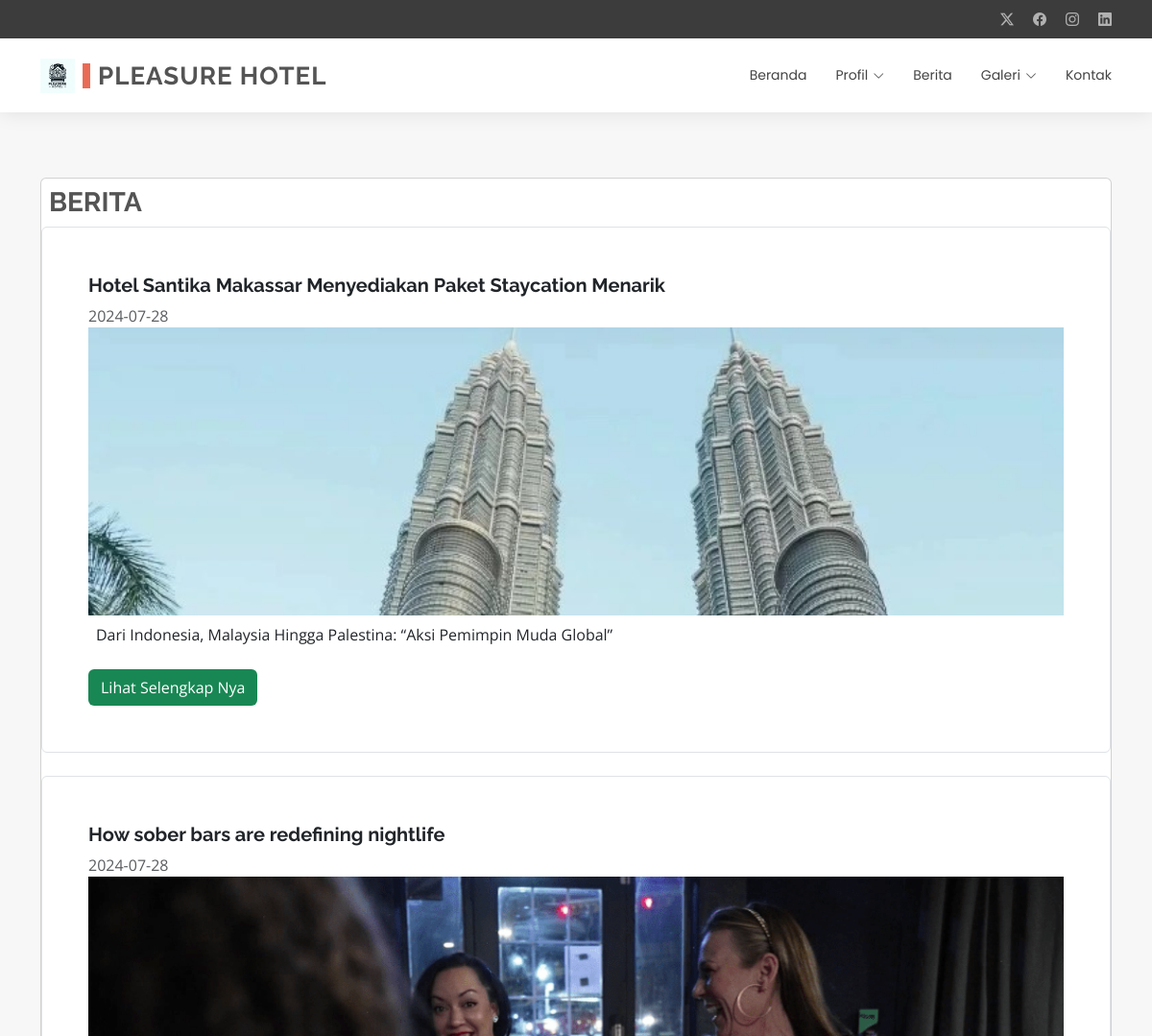
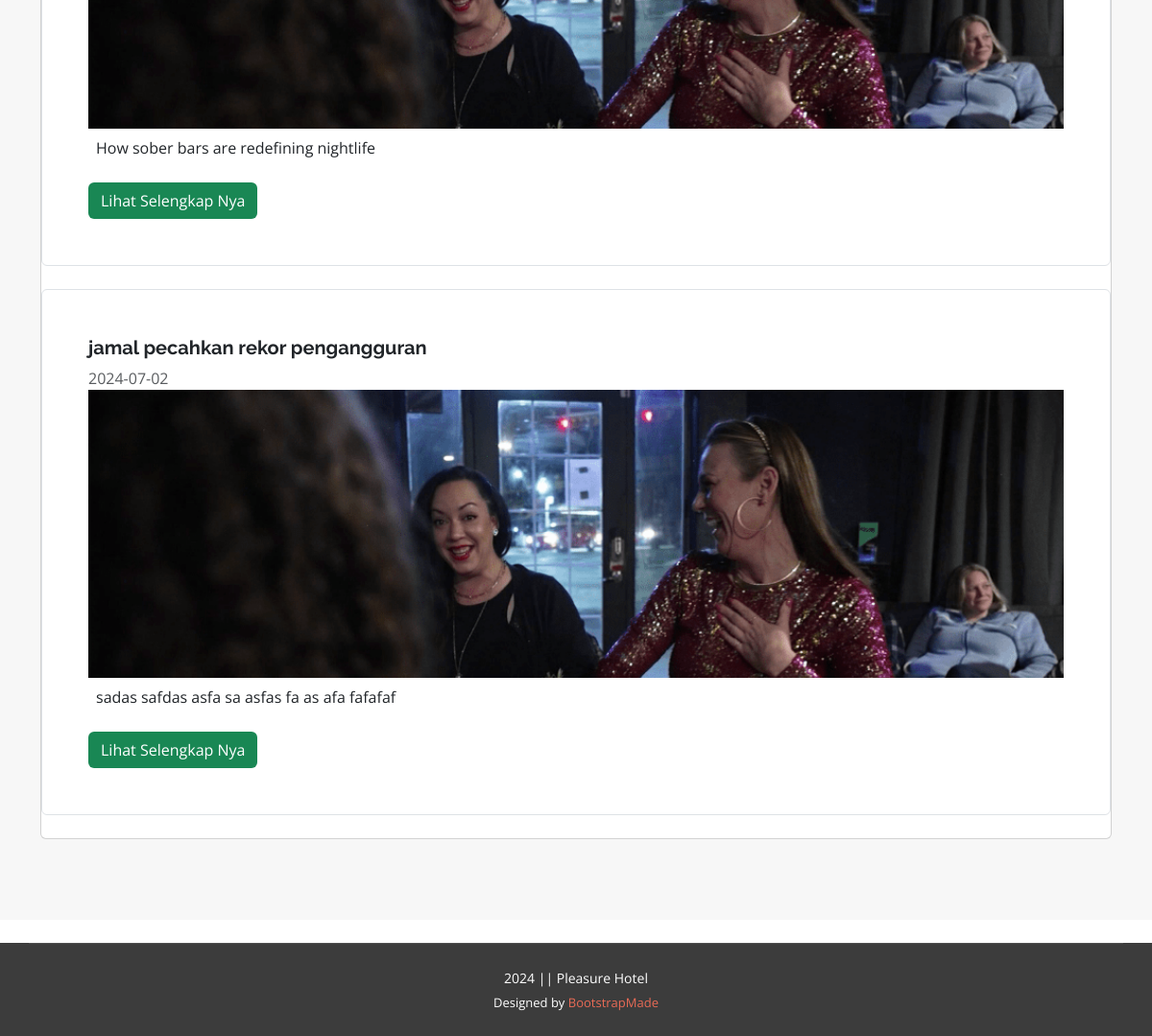
Page /berita.php on the committed database (2 pictures, top to bottom).
### tables this page shows
CREATE TABLE `pengaturan` (
  `id_pengaturan` int(11) NOT NULL,
  `appname` varchar(50) NOT NULL,
  `logo` varchar(255) NOT NULL,
  `copyright` varchar(255) NOT NULL,
  `description` varchar(255) NOT NULL,
  `keyword` varchar(255) NOT NULL,
  `author` varchar(128) NOT NULL
);

CREATE TABLE `berita` (
  `id_news` int(11) NOT NULL,
  `judul` varchar(128) NOT NULL,
  `deskripsi` varchar(128) NOT NULL,
  `tombol` varchar(20) NOT NULL,
  `link` varchar(128) NOT NULL,
  `urutan` int(11) NOT NULL,
  `gambar` varchar(255) NOT NULL,
  `tanggal` date NOT NULL DEFAULT current_timestamp()
);

### helper.php (called while the page is built, shortened)
<?php
$base_url = 'http://localhost/hotelmurah/';
$koneksi = mysqli_connect('localhost', 'root', '', 'hotel');
function get($query)
{
    global $koneksi;
    $result = mysqli_query($koneksi, $query);
    $row = [];
    while ($data = mysqli_fetch_assoc($result)) {
        $row[] = $data;
    }
    return $row;
}
function getWhere($query)
{
    global $koneksi;
    return mysqli_fetch_assoc(mysqli_query($koneksi, $query));
}

### berita.php (the view)
<?php require 'header.php'; ?>
<div class="page-title" data-aos="fade">
    <div class="container py-5">
    <div class="card mb-3">
        <h1 class="p-2">BERITA</h1>
        <?php
        $berita = get("SELECT * FROM berita ORDER BY urutan ASC");
        ?>
        <?php if (!empty($berita)) : ?>
            <?php foreach ($berita as $row) : ?>
                    <div class="card-body p-5 border rounded mb-4">
                        <h5 class="card-title fw-bold"><?= htmlspecialchars($row['judul'], ENT_QUOTES, 'UTF-8'); ?></h5>
                        <span class="text-muted pb-2"><?=$row['tanggal']?></span>
                        <div class="overflow-container">
                        <img  src="<?= htmlspecialchars($base_url . '/assets/uploads/berita/' . $row['gambar'], ENT_QUOTES, 'UTF-8'); ?>" class="img-fluid overflow-img pb-5" alt="<?= htmlspecialchars($row['judul'], ENT_QUOTES, 'UTF-8'); ?>">
                        </div>
                        <p class="card-text p-2"><?= nl2br(htmlspecialchars($row['deskripsi'], ENT_QUOTES, 'UTF-8')); ?></p>
                        <a class="btn bg-success text-white rounded" href="<?= htmlspecialchars($row['link'], ENT_QUOTES, 'UTF-8'); ?>">Lihat Selengkap Nya</a>
                    </div>
            <?php endforeach; ?>
        <?php else : ?>
            <p>No news articles available.</p>
        <?php endif; ?>
    </div>
    </div>
</div>
<?php require 'footer.php'; ?>

### header.php (shortened to what this page needs)
<?php require 'helper.php' ?>
<?php $pengaturan = getWhere("SELECT * FROM pengaturan WHERE id_pengaturan = 1 "); ?>
<!DOCTYPE html>
<html lang="en">
<head>
    <link href="<?= $base_url; ?>front/plugins/bootstrap/css/bootstrap.min.css" rel="stylesheet">
    <link href="<?= $base_url; ?>front/plugins/bootstrap-icons/bootstrap-icons.css" rel="stylesheet">
    <link href="<?= $base_url; ?>front/plugins/aos/aos.css" rel="stylesheet">
    <link href="<?= $base_url; ?>front/plugins/swiper/swiper-bundle.min.css" rel="stylesheet">
    <link href="<?= $base_url; ?>front/plugins/glightbox/css/glightbox.min.css" rel="stylesheet">
    <link href="<?= $base_url; ?>assets/plugins/boxicons/css/boxicons.min.css" rel="stylesheet">
    <link href="<?= $base_url; ?>front/css/main.css" rel="stylesheet">
</head>
<body class="index-page">
    <header id="header" class="header sticky-top">
        <div class="topbar d-flex align-items-center dark-background">
            <div class="container d-flex justify-content-center justify-content-md-between">
                <div class="social-links d-none d-md-flex align-items-center">
                    <a href="#" class="twitter"><i class="bi bi-twitter-x"></i></a>
                    <a href="#" class="facebook"><i class="bi bi-facebook"></i></a>
                    <a href="#" class="instagram"><i class="bi bi-instagram"></i></a>
                    <a href="#" class="linkedin"><i class="bi bi-linkedin"></i></a>
                </div>
            </div>
        </div>
        <div class="branding">
            <div class="container position-relative d-flex align-items-center justify-content-between">
                <a href="<?= $base_url; ?>" class="logo d-flex align-items-center">
                    <img src="<?= $base_url; ?>assets/img/<?= $pengaturan['logo']; ?>" alt="">
                    <h1 class="sitename"><?= $pengaturan['appname']; ?><br></h1>
                </a>
                <nav id="navmenu" class="navmenu">
                    <ul>
                        <li><a href="<?= $base_url; ?>">Beranda</a></li>
                        <li class="dropdown"><a href="#"><span>Profil</span> <i class="bi bi-chevron-down toggle-dropdown"></i></a>
                        </li>
                        <li><a href="<?= $base_url; ?>berita.php">Berita</a></li>
                        <li class="dropdown"><a href="#"><span>Galeri</span> <i class="bi bi-chevron-down toggle-dropdown"></i></a>
                        </li>
                        <li><a href="<?= $base_url; ?>kontak.php">Kontak</a></li>
                    </ul>
                </nav>
            </div>
        </div>
    </header>
    <main class="main">

### footer.php (shortened to what this page needs)
</main>
<footer id="footer" class="footer position-relative dark-background">
    <div class="container copyright text-center mt-4">
        <p><?= $pengaturan['copyright']; ?></p>
        <div class="credits">
            Designed by <a href="https://bootstrapmade.com/">BootstrapMade</a>
        </div>
    </div>
</footer>
</body>
</html>

### front/css/main.css (style rules this page uses)
:root { --default-font: "Open Sans", system-ui, -apple-system, "Segoe UI", Roboto, "Helvetica Neue", Arial, "Noto Sans", "Liberation Sans", sans-serif, "Apple Color Emoji", "Segoe UI Emoji", "Segoe UI Symbol", "Noto Color Emoji"; --heading-font: "Raleway", sans-serif; --nav-font: "Poppins", sans-serif; }
:root { --background-color: #ffffff; --default-color: #444444; --heading-color: #545454; --accent-color: #e96b56; --surface-color: #ffffff; --contrast-color: #ffffff; }
:root { --nav-color: #444444; --nav-hover-color: #e96b56; --nav-mobile-background-color: #ffffff; --nav-dropdown-background-color: #ffffff; --nav-dropdown-color: #444444; --nav-dropdown-hover-color: #e96b56; }
.dark-background { --background-color: #3c3c3c; --default-color: #ffffff; --heading-color: #ffffff; --surface-color: #565656; --contrast-color: #ffffff; }
:root { scroll-behavior: smooth; }
body { color: var(--default-color); background-color: var(--background-color); font-family: var(--default-font); }
a { color: var(--accent-color); text-decoration: none; transition: 0.3s; }
h1, h2, h3, h4, h5, h6 { color: var(--heading-color); font-family: var(--heading-font); }
.header { background-color: var(--background-color); color: var(--default-color); transition: all 0.5s; z-index: 997; box-shadow: 0px 0px 20px 0px rgba(0, 0, 0, 0.1); }
.header .topbar { background-color: var(--background-color); height: 40px; padding: 0; font-size: 14px; transition: all 0.5s; }
.header .topbar .social-links a { color: color-mix(in srgb, var(--default-color), transparent 40%); line-height: 0; transition: 0.3s; margin-left: 20px; }
.header .branding { padding: 10px 0; }
.header .logo { line-height: 1; }
.header .logo img { max-height: 36px; margin-right: 8px; }
.header .logo h1 { font-size: 26px; padding: 0 0 0 8px; margin: 11px 0; line-height: 1; font-weight: 700; letter-spacing: 1px; text-transform: uppercase; border-left: 8px solid var(--accent-color); }
@media (min-width: 1200px) { .navmenu { padding: 0; } }
@media (min-width: 1200px) { .navmenu ul { margin: 0; padding: 0; display: flex; list-style: none; align-items: center; } }
@media (min-width: 1200px) { .navmenu li { position: relative; } }
@media (min-width: 1200px) { .navmenu a, .navmenu a:focus { color: var(--nav-color); padding: 18px 15px; font-size: 14px; font-family: var(--nav-font); font-weight: 400; display: flex; align-items: center; justify-content: space-between; white-space: nowrap; transition: 0.3s; } }
@media (min-width: 1200px) { .navmenu a i, .navmenu a:focus i { font-size: 12px; line-height: 0; margin-left: 5px; transition: 0.3s; } }
@media (min-width: 1200px) { .navmenu li:last-child a { padding-right: 0; } }
.footer { color: var(--default-color); background-color: var(--background-color); font-size: 14px; position: relative; }
.footer .copyright { padding-top: 25px; padding-bottom: 25px; border-top: 1px solid color-mix(in srgb, var(--default-color), transparent 90%); }
.footer .copyright p { margin-bottom: 0; }
.footer .credits { margin-top: 6px; font-size: 13px; }
.page-title { --background-color: color-mix(in srgb, var(--default-color), transparent 96%); color: var(--default-color); background-color: var(--background-color); padding: 20px 0; position: relative; }
.page-title h1 { font-size: 28px; font-weight: 700; margin: 0; }
.overflow-container { overflow: hidden; width: 100%; max-height: 300px; position: relative; }
.overflow-container img { width: 100%; height: auto; position: relative; }

### rows in the picture
pengaturan: logo (picture), appname "PLEASURE HOTEL", copyright "2024 || Pleasure Hotel"
berita: judul "Hotel Santika Makassar Menyediakan Paket Staycation Menarik", tanggal "2024-07-28", gambar (picture), deskripsi "Dari Indonesia, Malaysia Hingga Palestina: “Aksi Pemimpin Muda Global”"
berita: judul "How sober bars are redefining nightlife", tanggal "2024-07-28", gambar (picture), deskripsi "How sober bars are redefining nightlife"
berita: judul "jamal pecahkan rekor pengangguran", tanggal "2024-07-02", gambar (picture), deskripsi "sadas safdas asfa sa asfas fa as afa fafafaf"
